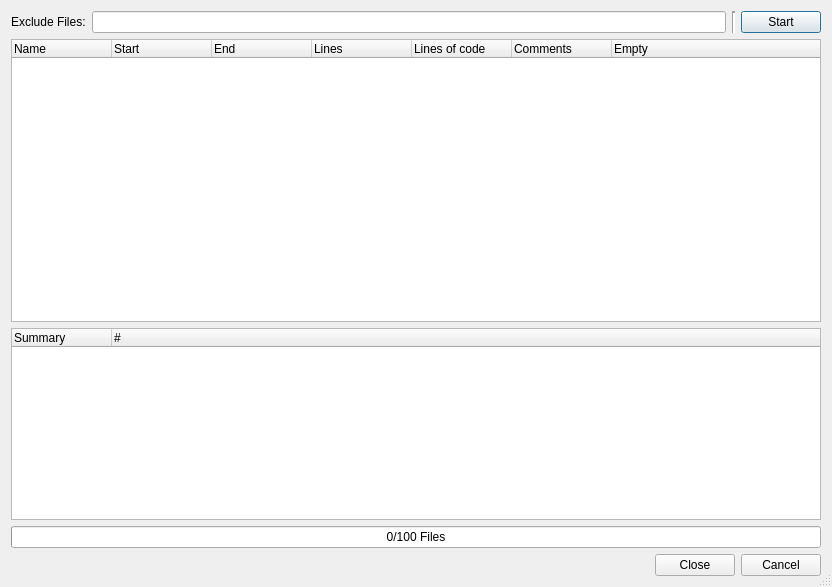
<?xml version="1.0" encoding="UTF-8"?>
<ui version="4.0">
 <class>CodeMetricsDialog</class>
 <widget class="QDialog" name="CodeMetricsDialog">
  <property name="geometry">
   <rect>
    <x>0</x>
    <y>0</y>
    <width>832</width>
    <height>587</height>
   </rect>
  </property>
  <property name="windowTitle">
   <string>Code Metrics</string>
  </property>
  <property name="whatsThis">
   <string>&lt;b&gt;Code Metrics&lt;/b&gt;
&lt;p&gt;This dialog shows some code metrics.&lt;/p&gt;</string>
  </property>
  <property name="sizeGripEnabled">
   <bool>true</bool>
  </property>
  <layout class="QVBoxLayout" name="verticalLayout">
   <item>
    <widget class="QFrame" name="filterFrame">
     <property name="frameShape">
      <enum>QFrame::NoFrame</enum>
     </property>
     <property name="frameShadow">
      <enum>QFrame::Raised</enum>
     </property>
     <layout class="QHBoxLayout" name="horizontalLayout">
      <property name="leftMargin">
       <number>0</number>
      </property>
      <property name="topMargin">
       <number>0</number>
      </property>
      <property name="rightMargin">
       <number>0</number>
      </property>
      <property name="bottomMargin">
       <number>0</number>
      </property>
      <item>
       <widget class="QLabel" name="label_2">
        <property name="text">
         <string>Exclude Files:</string>
        </property>
       </widget>
      </item>
      <item>
       <widget class="QLineEdit" name="excludeFilesEdit">
        <property name="toolTip">
         <string>Enter filename patterns of files to be excluded separated by a comma</string>
        </property>
        <property name="clearButtonEnabled">
         <bool>true</bool>
        </property>
       </widget>
      </item>
      <item>
       <widget class="Line" name="line">
        <property name="lineWidth">
         <number>2</number>
        </property>
        <property name="orientation">
         <enum>Qt::Vertical</enum>
        </property>
       </widget>
      </item>
      <item>
       <widget class="QPushButton" name="startButton">
        <property name="toolTip">
         <string>Press to start the code metrics run</string>
        </property>
        <property name="text">
         <string>Start</string>
        </property>
       </widget>
      </item>
     </layout>
    </widget>
   </item>
   <item>
    <widget class="QTreeWidget" name="resultList">
     <property name="whatsThis">
      <string>&lt;b&gt;Code metrics&lt;/b&gt;
&lt;p&gt;This list shows some code metrics.&lt;/p&gt;</string>
     </property>
     <property name="alternatingRowColors">
      <bool>true</bool>
     </property>
     <column>
      <property name="text">
       <string>Name</string>
      </property>
     </column>
     <column>
      <property name="text">
       <string>Start</string>
      </property>
     </column>
     <column>
      <property name="text">
       <string>End</string>
      </property>
     </column>
     <column>
      <property name="text">
       <string>Lines</string>
      </property>
     </column>
     <column>
      <property name="text">
       <string>Lines of code</string>
      </property>
     </column>
     <column>
      <property name="text">
       <string>Comments</string>
      </property>
     </column>
     <column>
      <property name="text">
       <string>Empty</string>
      </property>
     </column>
    </widget>
   </item>
   <item>
    <widget class="QTreeWidget" name="summaryList">
     <property name="sizePolicy">
      <sizepolicy hsizetype="Expanding" vsizetype="Preferred">
       <horstretch>0</horstretch>
       <verstretch>0</verstretch>
      </sizepolicy>
     </property>
     <property name="whatsThis">
      <string>&lt;b&gt;Summary&lt;/b&gt;
&lt;p&gt;This shows some overall code metrics.&lt;/p&gt;</string>
     </property>
     <property name="alternatingRowColors">
      <bool>true</bool>
     </property>
     <column>
      <property name="text">
       <string>Summary</string>
      </property>
     </column>
     <column>
      <property name="text">
       <string>#</string>
      </property>
     </column>
    </widget>
   </item>
   <item>
    <widget class="QProgressBar" name="checkProgress">
     <property name="toolTip">
      <string>Shows the progress of the code metrics action</string>
     </property>
     <property name="value">
      <number>0</number>
     </property>
     <property name="orientation">
      <enum>Qt::Horizontal</enum>
     </property>
     <property name="format">
      <string>%v/%m Files</string>
     </property>
    </widget>
   </item>
   <item>
    <widget class="QDialogButtonBox" name="buttonBox">
     <property name="orientation">
      <enum>Qt::Horizontal</enum>
     </property>
     <property name="standardButtons">
      <set>QDialogButtonBox::Cancel|QDialogButtonBox::Close</set>
     </property>
    </widget>
   </item>
  </layout>
 </widget>
 <pixmapfunction>qPixmapFromMimeSource</pixmapfunction>
 <tabstops>
  <tabstop>startButton</tabstop>
  <tabstop>excludeFilesEdit</tabstop>
  <tabstop>resultList</tabstop>
  <tabstop>summaryList</tabstop>
  <tabstop>buttonBox</tabstop>
 </tabstops>
 <resources/>
 <connections/>
</ui>
